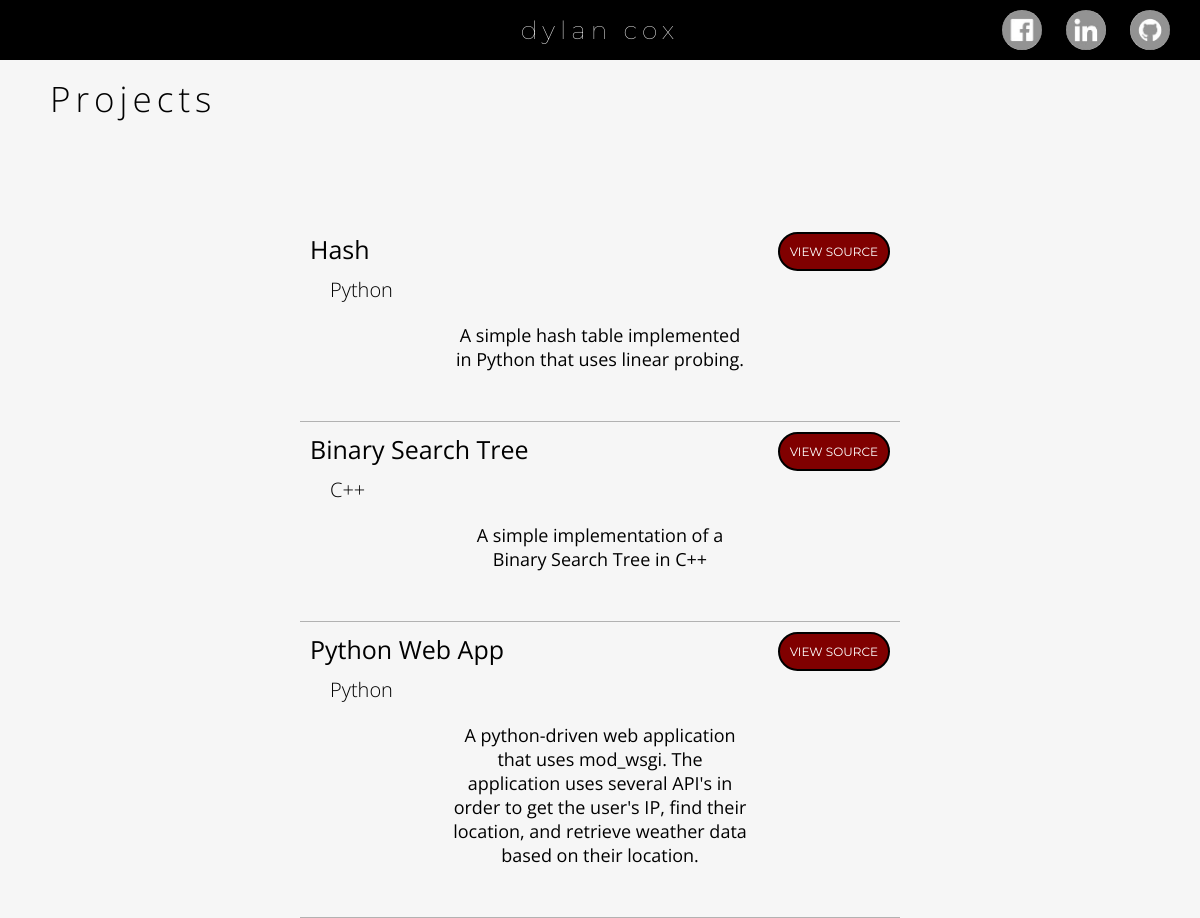
The page /projects/ on the database as committed earlier.
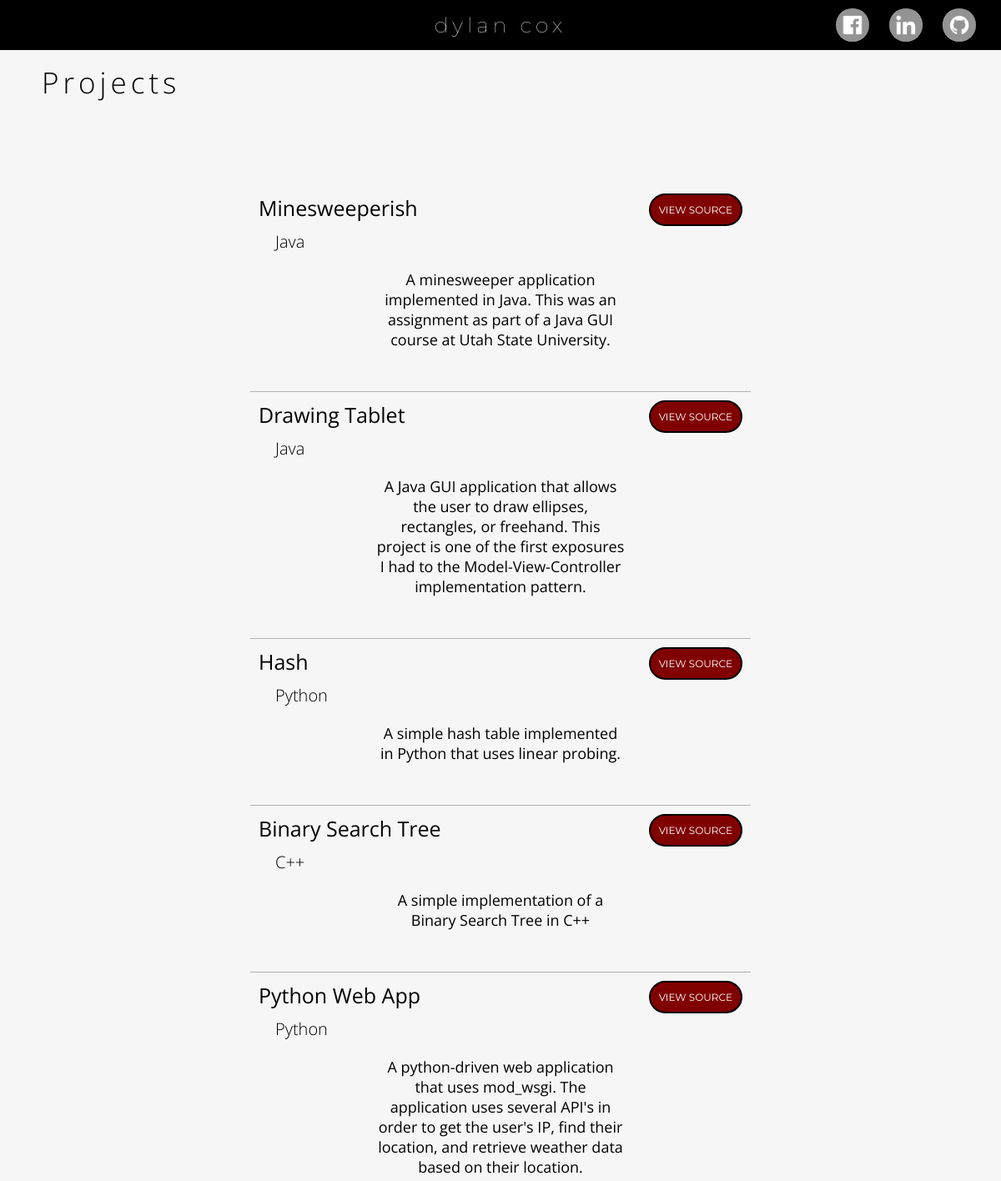
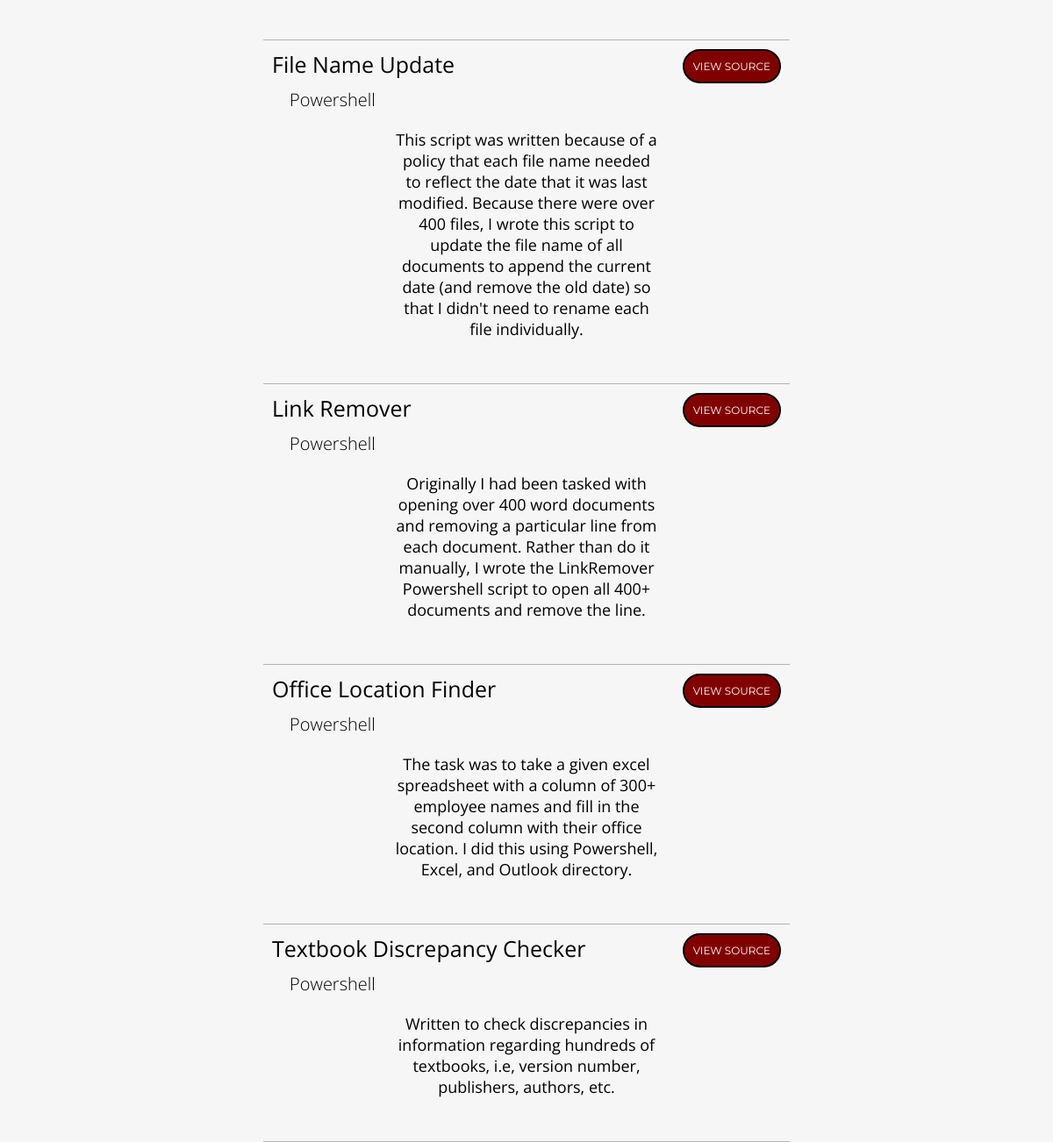
The same page on the database as committed later (2 pictures, top to bottom).
### portfolio/models.py (models this page shows, shortened)
class project(models.Model):
    name = models.CharField(max_length=255)
    language = models.CharField(max_length=255)
    description = models.TextField()
    git_link = models.CharField(max_length=255)
    pub_date = models.DateTimeField()

### portfolio/views.py (the view)
# urls.py: url(r'^projects/', views.projects_index),
def projects_index(request):
    projects_list = project.objects.order_by('-pub_date')
    context = {'projects_list' : projects_list}
    return render(request, 'portfolio/projects.html', context)

### portfolio/templates/portfolio/projects.html (shortened to what this page needs)
<!DOCTYPE html>
{% load staticfiles %}
<html>
    <head>
        <link rel="stylesheet" type="text/css" href="{% static 'portfolio/style.css' %}" />
    </head>
    <body>
        <div id="toolbar">
            <a class = "home-link" href="https://cs2610-dylancox.c9users.io/" title = "Home">dylan cox</a>
        </div>
        <div id="social-wrapper">
            <ul id="social">
                <li class="facebook">
                    <a href="https://www.facebook.com/dylan.cox.5209" title="Let's be friends" target="_blank">
                        <img src="{% static 'portfolio/images/fb_gray.png' %}" id="fb_icon" onmouseover="hover(this);" onmouseout="unhover(this);">
                    </a>
                </li>
                <li class="linkedin">
                    <a href="https://www.linkedin.com/in/dylan-cox-9625645b/" title="Let's work together" target="_blank">
                        <img src="{% static 'portfolio/images/in_gray.png' %}" id="in_icon" onmouseover="hover(this);" onmouseout="unhover(this);">
                    </a>
                </li>
                <li class="github">
                    <a href="https://github.com/Borfhead" title="Let's collaborate" target="_blank">
                        <img src="{% static 'portfolio/images/gh_gray.png' %}" id="gh_icon" onmouseover="hover(this);" onmouseout="unhover(this);">
                    </a>
                </li>
            </div>
        <div class = "top_of_page">
            <div class ="title">Projects</div>
            <div class="content_wrapper">
                {% for project in projects_list %}
                    <div class = "bottom_border">
                        <div class = "project_title">{{project.name}} <a class="btn" href={{project.git_link}} target="_blank">View Source</a></div>
                        <div class = "sub_title">{{project.language}}</div>
                        <div class = "project_description"> {{project.description}}</div>
                    </div>
                {% endfor %}
            </div>
        </div>
    </body>
</html>

### portfolio/static/portfolio/style.css (style rules this page uses)
#toolbar { background-color: black; color: white; margin: auto; position: fixed; z-index: 1000; width: 100%; line-height: 60px; font-family: 'Montserrat', sans-serif; font-weight: 100; font-size: 25px; letter-spacing: 5px; }
#social-wrapper { background-color: black; float: right; margin: auto; z-index: 8888; position: fixed; right: 0; }
#social { display: block; float:right; list-style: none; margin: auto; padding-right: 20px; }
.facebook, .linkedin, .github { display: inline-block; margin: auto; padding: 10px; padding-bottom: 0px; }
#fb_icon, #in_icon, #gh_icon { border-radius: 50%; max-width: 86px; height: 40px; margin: auto; }
.top_of_page { padding-top: 60px; }
.btn { float:right; font-size: 12px; font-family: Montserrat, sans-serif; border: 2px solid; border-radius: 20px; border-color: black; padding: 10px; background-color: #800000; color: white; text-transform: uppercase; text-decoration: none; }
.title { font-size: 35px; text-align: left; padding: 15px; padding-left: 50px; padding-bottom: 100px; letter-spacing: 5px; font-weight: 100; }
.sub_title { font-size: 20px; text-align: left; padding-left: 30px; font-weight: 100; }
.project_title { font-size: 25px; text-align: left; padding: 10px; }
.project_description { font-size: 18px; margin: auto; text-align: center; width: 50%; padding: 20px; }
.bottom_border { border-bottom: 1px solid #b2b2b2; padding-bottom: 30px; }
.content_wrapper { padding-left: 25%; padding-right: 25%; min-width: 300px; }
.home-link, .home-link:visited { text-decoration: none; color: white; }
body { font-family: Open Sans, sans-serif; text-align: center; display: block; margin: auto; background-color: #f6f6f6; }
div { margin: auto; }

Rows that differ between the two databases and show on the page:
added project: name "Minesweeperish", language "Java", description "A minesweeper application implemented in Java. This was an assignment as part of a Java GUI course at Utah State University."
added project: name "Drawing Tablet", language "Java", description "A Java GUI application that allows the user to draw ellipses, rectangles, or freehand. This project is one of the first exposures I had to the Model-View-Controller implementation pattern."
added project: name "File Name Update", language "Powershell", description "This script was written because of a policy that each file name needed to reflect the date that it was last modified. Because there were over 400 files, I wrote this script to update the file name of all documents to append the current date (and remove the old date) so that I didn't need to rename each file individually."
added project: name "Link Remover", language "Powershell", description "Originally I had been tasked with opening over 400 word documents and removing a particular line from each document. Rather than do it manually, I wrote the LinkRemover Powershell script to open all 400+ documents and remove the line."
added project: name "Office Location Finder", language "Powershell", description "The task was to take a given excel spreadsheet with a column of 300+ employee names and fill in the second column with their office location. I did this using Powershell, Excel, and Outlook directory."
added project: name "Textbook Discrepancy Checker", language "Powershell", description "Written to check discrepancies in information regarding hundreds of textbooks, i.e, version number, publishers, authors, etc."
